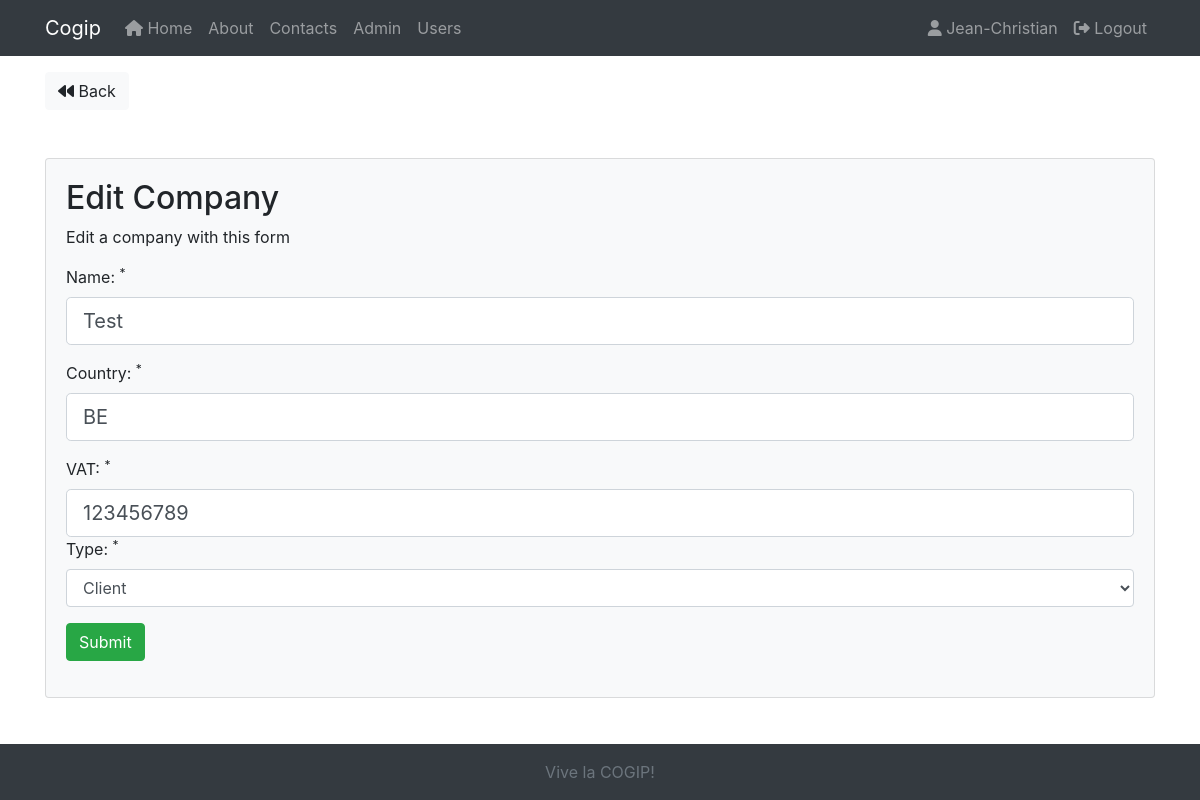
The page /companies/edit/34 (signed in) on the database its author committed.
### tables this page shows
CREATE TABLE `companies` (
  `id` int(11) NOT NULL,
  `name` varchar(50) DEFAULT NULL,
  `country` varchar(50) DEFAULT NULL,
  `vat` varchar(50) DEFAULT NULL,
  `type_id` int(11) DEFAULT NULL
);

CREATE TABLE `type` (
  `id` int(11) NOT NULL,
  `type` varchar(10) DEFAULT NULL
);

### app/libraries/Core.php (called while the page is built, shortened)
<?php
    class Core
    {
        protected $currentMethod = 'index';
        public function __construct()
        {
            $url = $this->getUrl();
            if (isset($url[0]))
            {
                if (file_exists('../app/controllers/' . ucwords($url[0]) . '.php'))
                {
                    unset($url[0]);
                }
            }
            $this->currentController = new $this->currentController;
            if (isset($url[1]))
            {
                if (method_exists($this->currentController, $url[1]))
                {
                    $this->currentMethod = $url[1];
                    unset($url[1]);
                }
            }
            $this->params = $url ? array_values($url) : [];
            call_user_func_array([$this->currentController, $this->currentMethod], $this->params);
        }
        public function getUrl()
        {
            if (isset($_GET['url']))
            {
                $url = rtrim($_GET['url'], '/');
                $url = filter_var($url, FILTER_SANITIZE_URL);
                $url = explode('/', $url);
                return $url;
            }
        }
    }

### public/index.php (called while the page is built, shortened)
<?php
    $init = new Core();

### app/libraries/Database.php (called while the page is built, shortened)
<?php
  class Database
  {
    private $host = DB_HOST;
    private $user = DB_USER;
    private $pass = DB_PASS;
    private $dbname = DB_NAME;
    private $dbh;
    private $stmt;
    public function __construct()
    {
      $dsn = 'mysql:host=' . $this->host . ';dbname=' . $this->dbname;
      $options =
      [
        PDO::ATTR_PERSISTENT => true,
        PDO::ATTR_ERRMODE => PDO::ERRMODE_EXCEPTION,
        PDO::ATTR_DEFAULT_FETCH_MODE => PDO::FETCH_OBJ
      ];
      try
      {
        $this->dbh = new PDO($dsn, $this->user, $this->pass, $options);
      }
      catch(PDOException $e)
      {
        $this->error = $e->getMessage();
        echo $this->error;
      }
    }
    public function query($sql)
    {
      $this->stmt = $this->dbh->prepare($sql);
    }
    public function bind($param, $value, $type = null)
    {
      if (is_null($type))
      {
        switch(true)
        {
          default:
            $type = PDO::PARAM_STR;
        }
      }
      $this->stmt->bindValue($param, $value, $type);
    }
    public function execute()
    {
      return $this->stmt->execute();
    }
    public function resultSet()
    {
      $this->execute();
      return $this->stmt->fetchAll();
    }
    public function single()
    {
      $this->execute();
      return $this->stmt->fetch();
    }
  }

### app/models/Company.php (called while the page is built, shortened)
<?php
    class Company
    {
        private $db;
        public function __construct()
        {
            $this->db = new Database;
        }
        public function getCompanyById($id)
        {
            $this->db->query('SELECT * FROM companies WHERE id = :id');
            $this->db->bind(':id', $id);
            $row = $this->db->single();
            return $row;
        }
    }

### app/models/Type.php (called while the page is built, shortened)
<?php
    class Type
    {
        private $db;
        public function __construct()
        {
            $this->db = new Database;
        }
        public function getCompaniesTypes()
        {
            $this->db->query('SELECT * FROM type');
            $results = $this->db->resultSet();
            return $results;
        }
    }

### app/views/companies/edit.php (the view, shortened to what this page needs)
<?php require APPROOT . '/views/inc/header.php'; ?>
    <a href="<?= URLROOT ?>/admin   " class="btn btn-light"><i class="fa fa-backward"></i> Back</a>
    <div class="card card-body bg-light mt-5">
        <h2>Edit Company</h2>
        <p>Edit a company with this form</p>
        <form action="<?= URLROOT ?>/companies/edit/<?= $data['id'] ?>" method="post">
            <div class="form-group">
                <label for="name">Name: <sup>*</sup></label>
                <input type="text" name="name" class="form-control form-control-lg <?php echo (!empty($data['name_err'])) ? 'is-invalid' : ''; ?>" value="<?= $data['name'] ?>">
            </div>
            <div class="form-group">
                <label for="country">Country: <sup>*</sup></label>
                <input type="text" name="country" class="form-control form-control-lg <?php echo (!empty($data['country_err'])) ? 'is-invalid' : ''; ?>" value="<?= $data['country'] ?>">
            </div>
            <div class="form-group">
                <label for="vat">VAT: <sup>*</sup></label>
                <input type="text" name="vat" class="form-control form-control-lg <?php echo (!empty($data['vat_err'])) ? 'is-invalid' : ''; ?>" value="<?= $data['vat'] ?>">
            <div class="form-group">
                <label for="type_id">Type: <sup>*</sup></label>
                <select name="type_id" class="form-control">
                    <?php foreach($data['types'] as $type) : ?>
                        <option value="<?= $type->id ?>" <?php if ($type->id == $data['type_id']) echo 'selected' ?> >
                            <?= $type->type ?>
                        </option>
                    <?php endforeach; ?>
                </select>
            </div>
            <input type="submit" class="btn btn-success" value="Submit">
        </form>
    </div>
<?php require APPROOT . '/views/inc/footer.php'; ?>

### rows shown on the page
companies: name "Test", country "BE", vat "123456789", type_id "Client"

### other values the page prints
SITENAME "Cogip"
$_SESSION['user_name'] "Jean-Christian"
